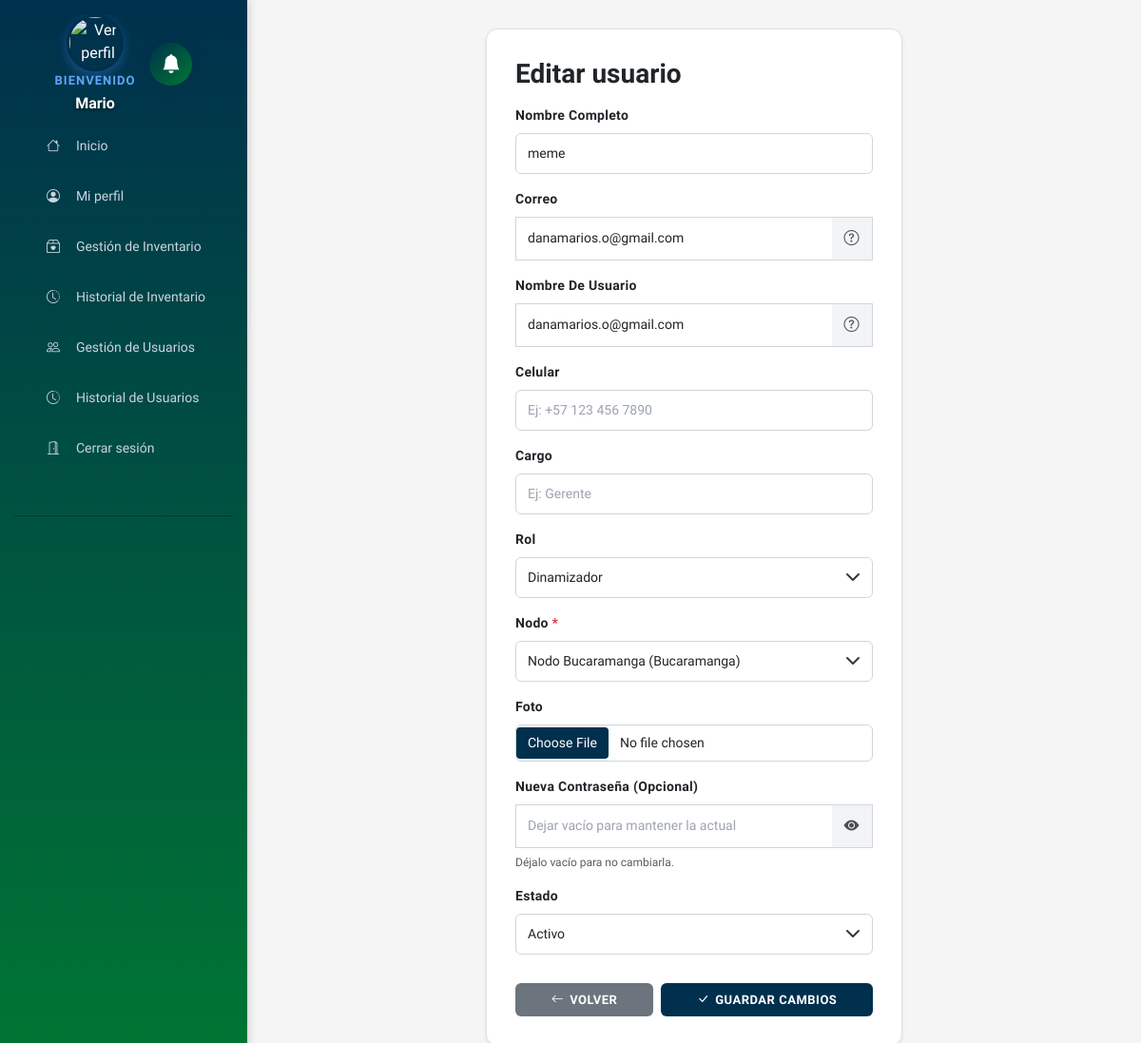
The app's page /public/usuarios/editar?id=3 (signed in) with its own data.
### tables this page shows
CREATE TABLE `usuarios` (
  `id` int(11) NOT NULL,
  `nombre` varchar(100) NOT NULL,
  `correo` varchar(100) NOT NULL,
  `nombre_usuario` varchar(50) NOT NULL,
  `password` varchar(255) NOT NULL,
  `celular` varchar(20) DEFAULT NULL,
  `cargo` varchar(100) DEFAULT NULL,
  `rol` enum('admin','usuario','dinamizador') DEFAULT 'usuario',
  `foto` varchar(255) DEFAULT NULL,
  `estado` tinyint(4) DEFAULT 1,
  `email_verified` tinyint(4) DEFAULT 0,
  `recovery_code` varchar(6) DEFAULT NULL,
  `recovery_expire` datetime DEFAULT NULL,
  `recovery_last_sent` datetime DEFAULT NULL,
  `verification_code` varchar(6) DEFAULT NULL,
  `verification_expire` datetime DEFAULT NULL,
  `verification_last_sent` datetime DEFAULT NULL,
  `nodo_id` int(11) DEFAULT NULL,
  `linea_id` int(11) DEFAULT NULL,
  `fecha_creacion` timestamp NOT NULL DEFAULT current_timestamp(),
  `fecha_actualizacion` timestamp NOT NULL DEFAULT current_timestamp() ON UPDATE current_timestamp()
);

CREATE TABLE `nodos` (
  `id` int(11) NOT NULL,
  `nombre` varchar(100) NOT NULL,
  `ciudad` varchar(100) NOT NULL,
  `descripcion` text DEFAULT NULL,
  `estado` tinyint(4) DEFAULT 1,
  `fecha_creacion` timestamp NOT NULL DEFAULT current_timestamp(),
  `fecha_actualizacion` timestamp NOT NULL DEFAULT current_timestamp() ON UPDATE current_timestamp()
);

### app/views/usuarios/editar.php (the view, shortened to what the rows shown need)
<div class="row justify-content-center">
    <div class="col-12 col-sm-10 col-md-8 col-lg-6">
        <div class="card shadow-sm">
            <div class="card-body">
                <form method="post" enctype="multipart/form-data">
                    <div class="mb-3">
                        <label class="form-label">Nombre completo</label>
                        <input type="text" name="nombre" class="form-control"
                            value="<?= htmlspecialchars($usuario['nombre']) ?>" required>
                    </div>
                    <div class="mb-3">
                        <div class="input-group">
                            <input type="email" name="correo" class="form-control"
                                value="<?= htmlspecialchars($usuario['correo']) ?>" required>
                            <span class="input-group-text" id="iconoCorreoCrear" style="cursor:default;">
                                <i class="bi bi-question-circle"></i>
                            </span>
                        </div>
                    </div>
                    <div class="mb-3">
                        <div class="input-group">
                            <input type="text" name="nombre_usuario" id="nombre_usuario_edit" class="form-control"
                                value="<?= htmlspecialchars($usuario['nombre_usuario']) ?>" required>
                            <span class="input-group-text" id="iconoUsuarioEdit" style="cursor:default;">
                                <i class="bi bi-question-circle"></i>
                            </span>
                        </div>
                    </div>
                    <div class="mb-3">
                        <label class="form-label">Rol</label>
                        <select name="rol" id="select-rol-edit" class="form-select">
                            <option value="dinamizador" <?= ($usuario['rol'] ?? '') === 'dinamizador' ? 'selected' : '' ?>>Dinamizador</option>
                        </select>
                    </div>
                    <div class="mb-3" id="div-nodo-edit" style="display: none;">
                        <label class="form-label">Nodo <span class="text-danger">*</span></label>
                        <select name="nodo_id" id="select-nodo-edit" class="form-select">
                            <?php foreach ($nodos as $nodo) :
                            ?>
                                <option value="<?= $nodo['id'] ?>" <?= ($usuario['nodo_id'] ?? '') == $nodo['id'] ? 'selected' : '' ?>>
                                    <?= htmlspecialchars($nodo['nombre']) ?> (<?= htmlspecialchars($nodo['ciudad']) ?>)
                                </option>
                            <?php endforeach; ?>
                        </select>
                    </div>
                    <div class="mb-3">
                        <label class="form-label">Estado</label>
                        <select name="estado" class="form-select">
                            <option value="1" <?= $usuario['estado'] == 1 ? 'selected' : '' ?>>Activo</option>
                        </select>
                    </div>
                </form>
            </div>
        </div>
    </div>
</div>

### records on screen
usuarios: nombre "meme", correo "danamarios.o@gmail.com", nombre_usuario "danamarios.o@gmail.com", rol "Dinamizador", nodo_id "Nodo Bucaramanga (Bucaramanga)", estado "Activo"

### other values on screen
$nombre "Mario"
